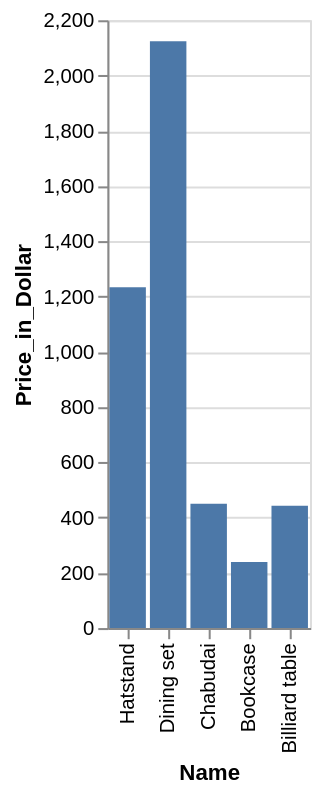

Vega-Lite specification for this chart:
### Vega-Lite specification from a JSON file in a GitHub repository (floating-point values rounded to 4 significant figures)
{"data": {"values": [{"x_data": "Bookcase", "y_data": 239}, {"x_data": "Chabudai", "y_data": 450}, {"x_data": "Dining set", "y_data": 2124}, {"x_data": "Billiard table", "y_data": 443}, {"x_data": "Hatstand", "y_data": 1234}]}, "mark": "bar", "encoding": {"x": {"field": "x_data", "type": "nominal", "title": "Name", "sort": "descending"}, "y": {"field": "y_data", "type": "quantitative", "title": "Price_in_Dollar"}}}
